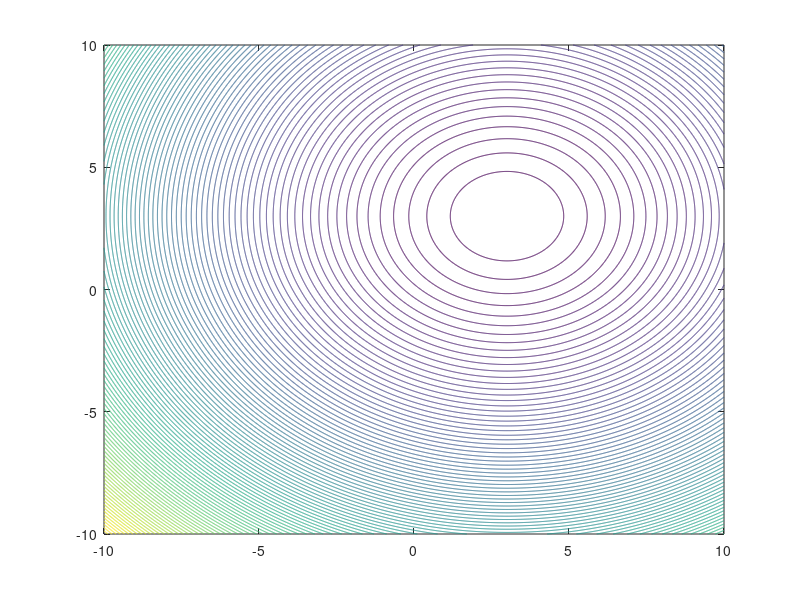

The MATLAB script that drew this image: (Note: this script raises an error after producing the figure.)
%% Problem 6a
clc
clf
clear

[x1,x2] = meshgrid(-10:0.01:10,-10:0.01:10 );
f = (x1-3).^2 + (x2-3).^2;

h = x1 - 3*x2 + 1 == 0;
h1 = x1 - 3*x2 + 1 == 1;
h2 = x1 - 3*x2 + 1 == -1;
g = x1 + x2 -4 <= 0;
g1 = x1 + x2 -4 <= 1;
g2 = x1 + x2 -4 <= -1;

contour(x1,x2,f,100)
hold on
contour(x1, x2,h1, '-r')
contour(x1, x2,h2, '-r')
contour(x1, x2,h, '-r')
contour(x1, x2,g,'-g')
contour(x1, x2,g1,'-g')
contour(x1, x2,g2,'-g')
axis([0 5 0 5]);
title('Problem 6')
legend('obj. function', 'h +1', 'h -1', 'h original', 'g original', 'g +1', 'g -1')

%% problem 7
clc
objFun =@(x) 100*(x(1)-x(2))^2 + (1-x(1))^2;

x0 = [0 0];
A = [];
b = [];
% We must convert the equality constraints into Matrix form Ax =b
Aeq = [];
beq = [];
LB = [-2.048 -2.048];
UB = [2.048 2.048];
nonlcon = [];

% Call the nonlinear program solver
[x, FunValue, ExitFlag] = fmincon(objFun, x0, A,b,Aeq,beq,LB,UB,'nonlcon')


%% problem 8 
clc
objFun =@(x) 2*x(1)^3 + 15*x(2)^2 - 8*x(1)*x(2) - 4*x(1);

x0 = [0 0];
A = [];
b = [];
% We must convert the equality constraints into Matrix form Ax =b
Aeq = [];
beq = [];
LB = [-4 -8];
UB = [4 8];
nonlcon = [];

% Call the nonlinear program solver
[x, FunValue, ExitFlag] = fmincon(objFun, x0, A,b,Aeq,beq,LB,UB,'nonlcon')
%%
clc
[x1,x2] = meshgrid(4.5:0.01:4.5,-8.5:0.01:8.5 );
fun = 2*x1.^3 + 15*x2.^2 - 8*x1.*x2 - 4*x1;
%contour(x1,x2,fun,25)